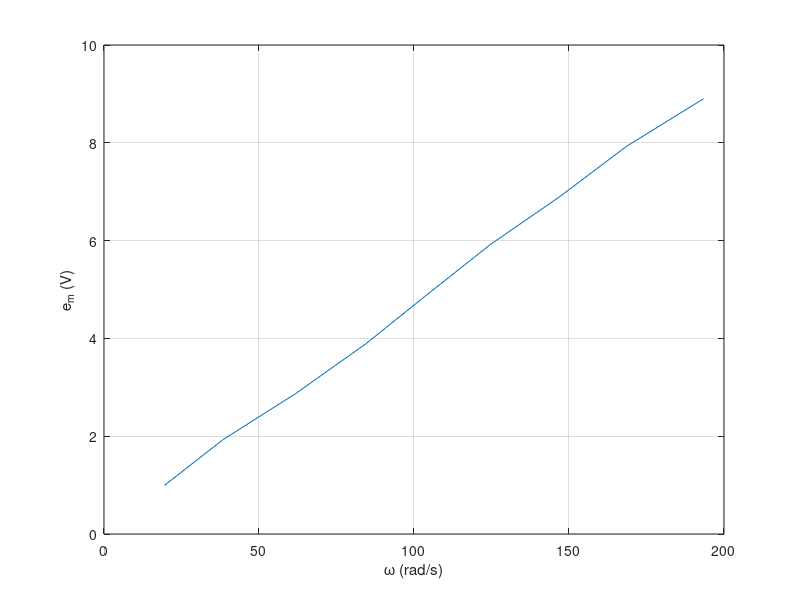

This chart was generated by the following MATLAB code: (Note: this script raises an error after producing the figure.)
%% 2. DC Motor Back EMF Constant
clear all; close all
% == Part A == 
Ktach = 3.0 / 1000 / (2*pi/60); % V/rad/s

% == Part B ==
cali_mut_em = [0.997 1.930 2.870 3.890 4.850 5.920 6.880 7.930 8.900]; % V
cali_tach_eo = [0.560 1.100 1.770 2.420 2.960 3.570 4.200 4.830 5.540]; % V
omega = cali_tach_eo / Ktach; % rad/s

figure(1)
plot(omega, cali_mut_em); grid on
ylabel('e_{m} (V)'); xlabel('\omega (rad/s)')

% Motor voltage constant
% Spec Sheet: Ke = 4.39-5.37 V/krpm -> 0.0466 V/rad/s
Ke = (cali_mut_em(end) - cali_mut_em(1)) / (omega(end) - omega(1)); % V/rad/s

% == Part C ==

% Motor torque constant
% Spec Sheet: Kt = 6.6 +- 10% ozf-in/A; -> see lecture for this conversion
Kt = 141.6*Ke; % ozf-in/A

% == Part D ==
start_volt = 1.4; % V
int_resistance = 4.25; % ohms
start_cur = start_volt / int_resistance; % A
start_torque = Kt * start_cur; % ozf-in

%% 3. Open Loop Response to a Voltage Step Input and Disturbance Torque

% == Part A ==


% == Part B ==
filestruct1 = TDMS_readTDMSFile('3.9Waveform.tdms');
mut_eo = filestruct1.data{5};
t = linspace(-0.600, 0.600, length(mut_eo));
figure(2)
plot(t, mut_eo)


